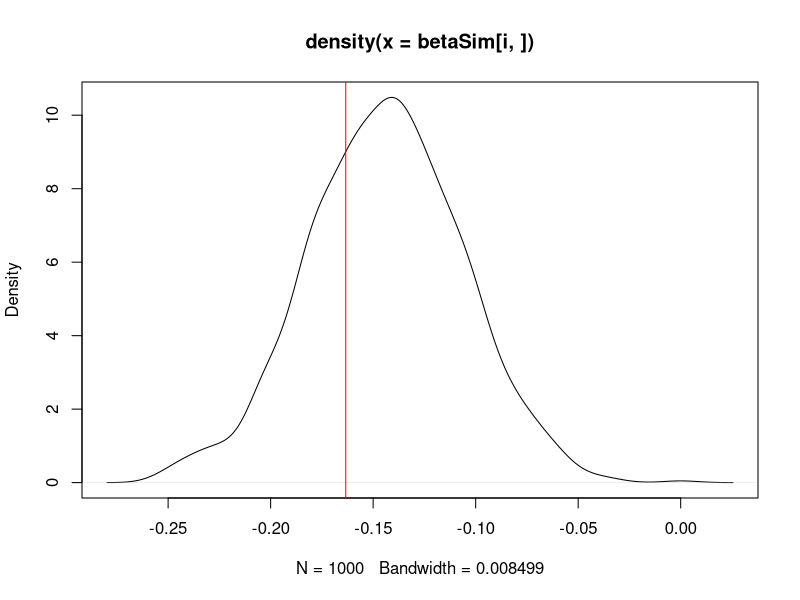
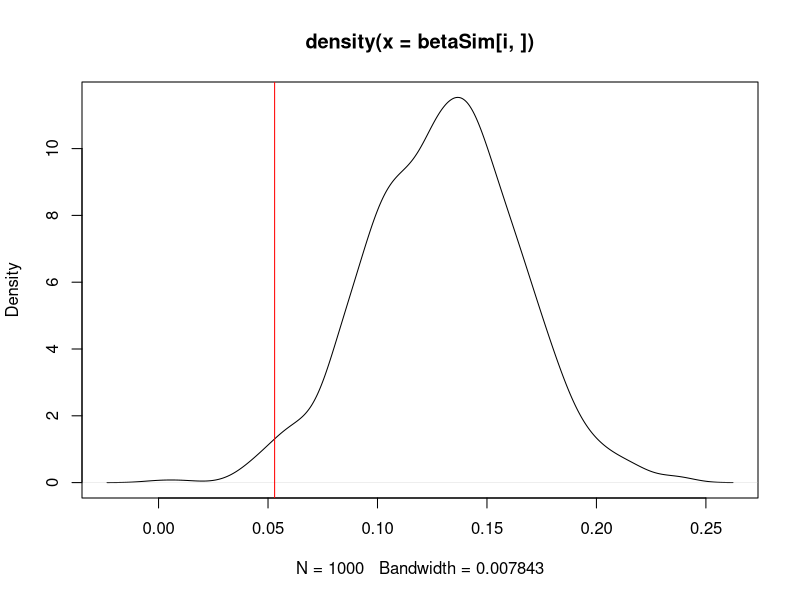
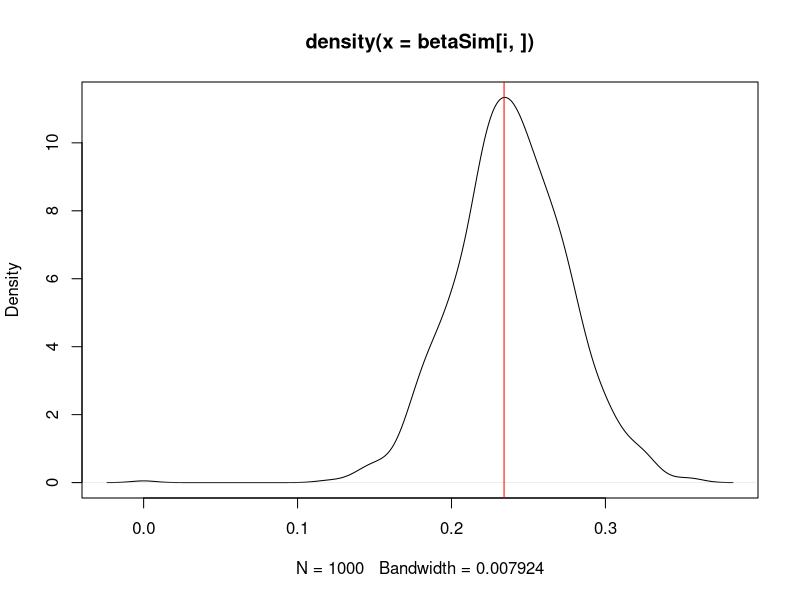
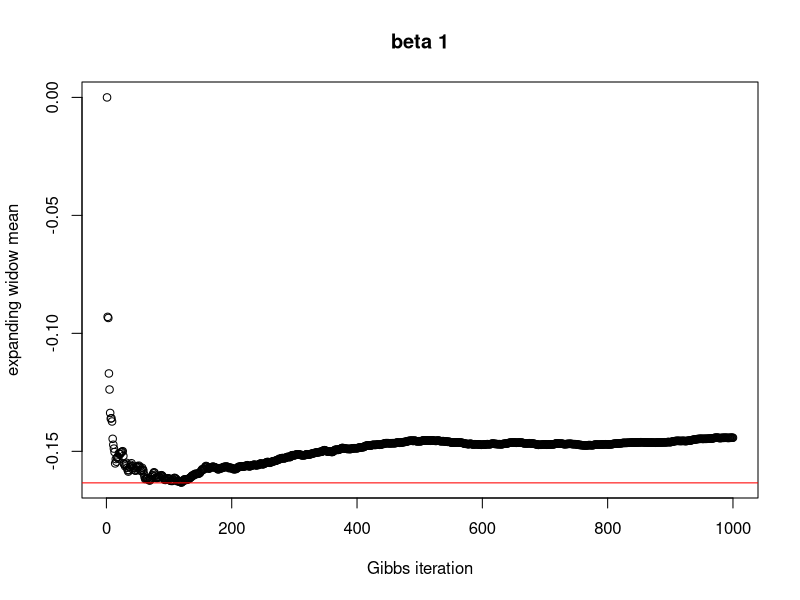
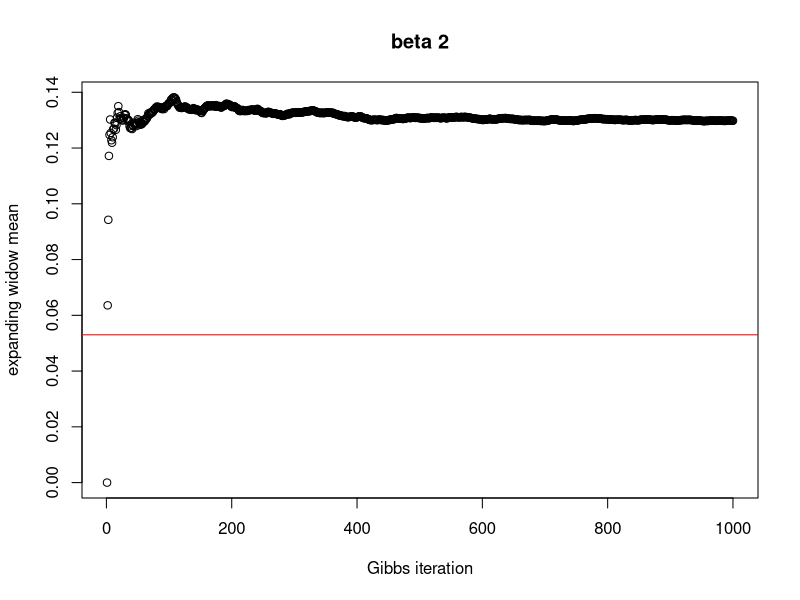
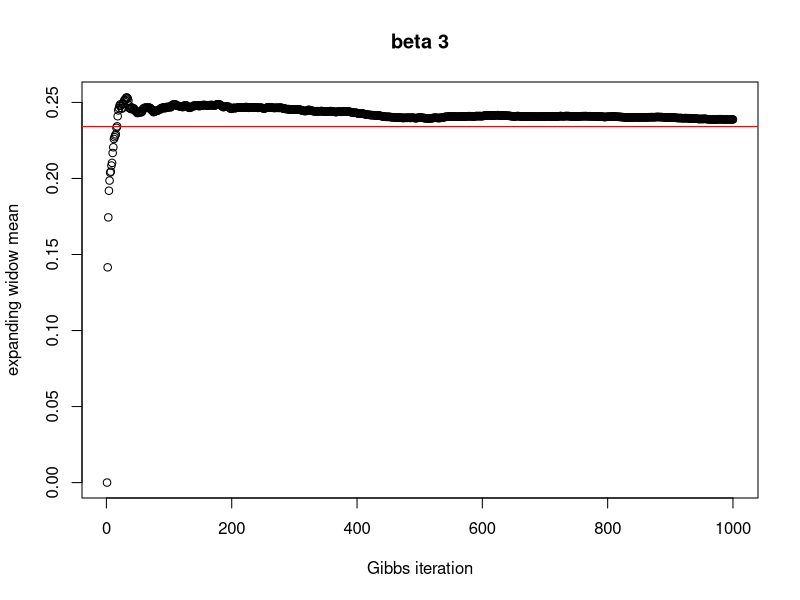
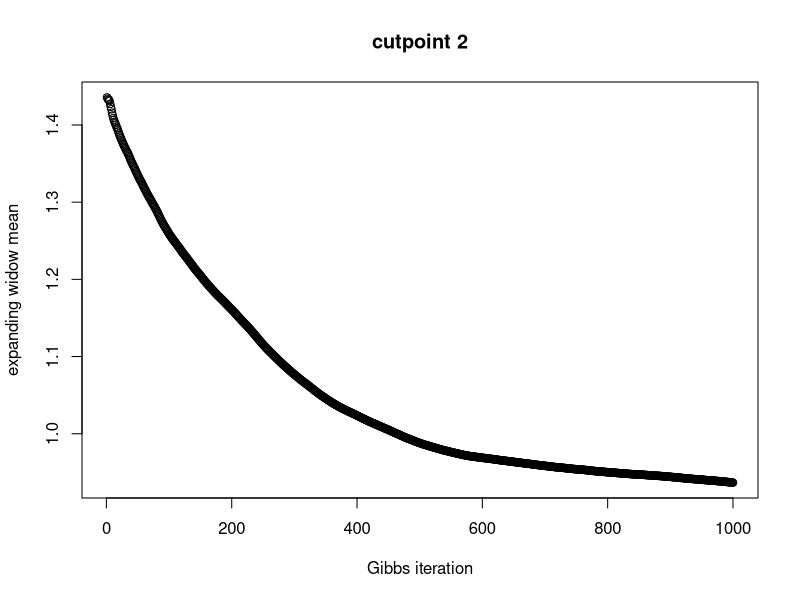
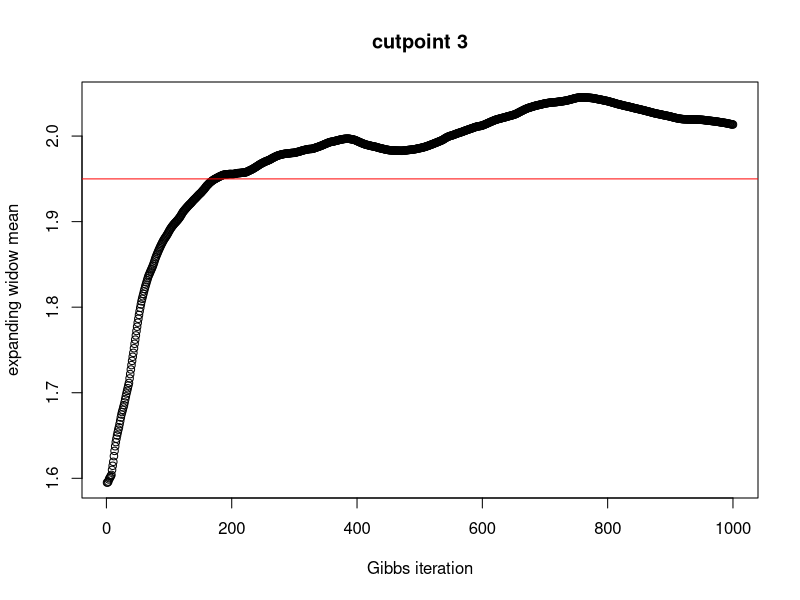

Source code (R) for these figures, in order:
## posterior simulation in the ordered probit model
# full version of sampler

rm(list = ls())

require(mvtnorm)
require(msm)

#simulate from the data generating process
T <- 1000
r <- 3 
beta <- rnorm(r, 0, 1)
# error in the latent variable equation
eps <- rnorm(T, 0, 1)
# matrix of regressors
x <- matrix(rnorm(T * r, 0, 1), T, r)
# determine the latent data
z <- x %*% t(t(beta)) + eps
## derive y from z
# first we need to select the number of cutpoints
M <- 4
a <- rep(0, M + 1) 
a0 <- -Inf
a1 <- 0
aM <- Inf
# among M cutpoints, two are always identified a prior, a1 = 0 and aM = Inf
# thus for specified M we always select only M-2 from uniform
trueCutpoints <- runif(M-2, 0.1, 2) # value of 2 is set ad hoc, can by anything reasonably bigger than 0
# reorder in an increasing way
trueCutpoints <- trueCutpoints[order(trueCutpoints)]

a[1] <- -Inf 
a[2] <- 0
for (m in 3:M){
  a[m] <- trueCutpoints[m-2]
}
a[M + 1] <- Inf
# there is a slight notation difference between eq. 14.16 in the book and our vector. we can not have a[0] here.. thus we run up to M+1
# now we can translate our latent variable into the y's

y <- z # initialization
# if (z <= 0) {y <-1}
y[z<=0] <- 1
for (i in 2:M){
  # assign y according to the value of z
  y[(z>a[i]) & (z<a[i+1])] <- i
}

## implement the Gibbs sampler
# number of iterations in Gibbs sampler
nSim <- 1000
# prior for beta
mubeta <- matrix(0, r, 1)
Vbeta <- diag(r) * 100

## arrange variable names for the sampler
# for beta parameters random draws 
betaSim <- matrix(0, r, nSim)
# for cutpoints random draws
cutpoints <- matrix(0, M + 1, nSim)
# we need to insert a0, a1 and a(M+1) as they are invariant
cutpoints[1,] <- -Inf
cutpoints[2,] <- 0
cutpoints[M+1,] <- Inf

for (m in 3:M){
  # we just get some random value from uniform (1,2) to start the chain somewhere
  cutpoints[m, 1] <- runif(1,1,2)
}

# if the chain starting values are not ordered properly, then we reorder them
cutpoints[, 1] <- cutpoints[order(cutpoints[, 1]), 1] 

# get some first z to initialize the mcmc (we need some initial value of cutpoints to initialize the latent variables)
for (j in 1:T){
  # we sample z accordingly to the truncated interval, y[j] is associated with
  z[j] <- rtnorm(1, mean = x[j,] %*% betaSim[,1], sd = 1, lower = cutpoints[y[j], 1], upper = cutpoints[y[j] + 1, 1])
}

for (i in 2:nSim){
  # beta step 
  Dbeta <- solve(t(x) %*% x )
  dbeta <- t(x) %*% z 
  
  # draw from a respective distribution 
  betaSim[,i] <- t(rmvnorm(1, Dbeta %*% dbeta, Dbeta))
  
  # z step
  for (j in 1:T){
    
    # we sample z from the interval, which y[j] is associated to; each y is associated to another interval of sampling for z 
    z[j] <- rtnorm(1, mean = x[j,] %*% betaSim[,i], sd = 1, lower = cutpoints[y[j], i-1], upper = cutpoints[y[j] + 1, i-1])
  }
  
  # cutpoints step
  
  
  for (m in 3:M){ # in fact this m here shall go from 2:M, but we can not have the index of 0 i.e. cutpoints[0,]
                  # thus, we have m - 1 and m instead of m and m + 1
 #   alpha_m <- max(cutpoints[m - 1, i], max(z[y == m - 1]))
 #   beta_m <- min(cutpoints[m + 1, i], min(z[y == m]))
    
    alpha_m <- max(cutpoints[m - 1, i-1], max(z[y == m - 1]))
    beta_m <- min(cutpoints[m + 1, i-1], min(z[y == m])) # cutpoints[m + 1, i ] has not been available yet at computing beta_m, so we take the one from i-1 th draw
    cutpoints[m, i] <- runif(1, alpha_m, beta_m)
  }
  
  if (i %% 100 == 0 ) {print(i)}
}

for (i in 1:r){
  plot(density(betaSim[i,]))
  abline(v = beta[i], col = "red")
}

############### some plotting
## expanding window mean function for alphaSim

for (i in 1:r){
  expMean <- function(j){
    return(mean(betaSim[i, 1:j]))
  }
  
  # compute the expanidng mean of alpha posterior samples
  expMeanCalc <- apply(matrix(1:dim(betaSim)[2]), 1, expMean)
  
  # plot the (exapnding) mean of the draws posterior of alpha and the true value
  plot(expMeanCalc, ylab = "expanding widow mean", xlab = "Gibbs iteration", main = paste('beta', toString(i)))
  abline(a = beta[i], b = 0, col = "red")
}


for (m in 3:M){
  expMean <- function(j){
    return(mean(cutpoints[m, 1:j]))
  }
  
  # compute the expanidng mean of alpha posterior samples
  expMeanCalc <- apply(matrix(1:dim(cutpoints)[2]), 1, expMean)
  
  # plot the (exapnding) mean of the draws posterior of alpha and the true value
  plot(expMeanCalc, ylab = "expanding widow mean", xlab = "Gibbs iteration", main = paste('cutpoint', toString(m-1)))
  abline(a = a[m], b = 0, col = "red")
}
